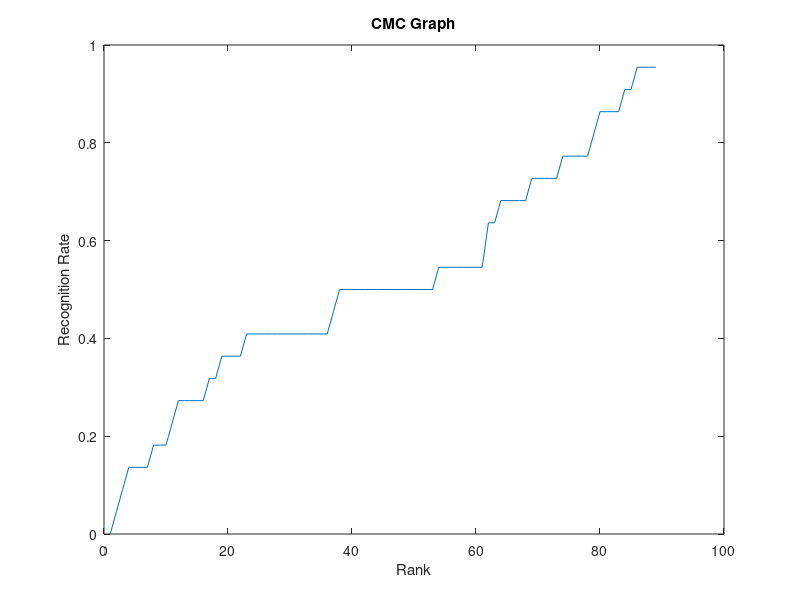

Recreate this plot in MATLAB.
%The Code to generate the CMC( Cumulative Match Characteristic Curve)for
%the LG4000 and LG2200 Dataset.

%Clear the workspace.
clear();

%Load the two matrix variables. 
%   -matrix2200names.mat
%   -matrix4000names.mat (matrix)

load('matrix2200names.mat');
load('matrix4000names.mat');

matrix1 = matrix2200names;
matrix2= matrix;


%Control which matrix the code uses using the variable currentDistMatrix.
%using matrix1 and matrix2.

currentCMCMatrix = matrix2;

%varibles init.
sortedarray=[];
matrixCopy = [];
total_prob = [];
prob =0 ;



%In this function we perform from Rank 1 Recognition Rate to Rank 88
%Recognition Rate(i.e. the number of subjects in the gallery).

%If the match is found in the desired ranks (i.e if the first match in a
%Rank one is correct) we increment the prob variable which will help us
%find the probability later.
for rank= 1:89
    c = 0 ;
    prob =0;
    for k=2:221
       for j=2:89
           if currentCMCMatrix(k,1)==currentCMCMatrix(1,j)
               garray=[];
               c = c + 1;
               savedvalue=currentCMCMatrix(k,j);
               
               %Transposing matrix for rearranging the columns and sorting
               %on the scores to find the closest match for the Rank.
               matrixCopy = transpose(currentCMCMatrix);
               matrixCopy(1,j);                          
               sortedarray = sortrows(matrixCopy,j);
               
               %For the current rank find if there's a match.
               for counter = 1:rank
                   if(currentCMCMatrix(k,1) == sortedarray(counter,1))
                       prob = prob + 1;
                   end
               end                           
           end               
       end
    end
    
    %Calculate the total probability of each rank, we know that there are
    %only 22 matches in the entire gallery vs probes.
    %total_prob is a numeric vector containing rank from 1 to 89.
    total_prob = [total_prob,prob/22];
end

%From Rank 1 to Rank 89.
xaxis=[1:89];
%Plot against the total probability vector.
plot(xaxis, total_prob);
title('CMC Graph');
xlabel('Rank');
ylabel('Recognition Rate');
